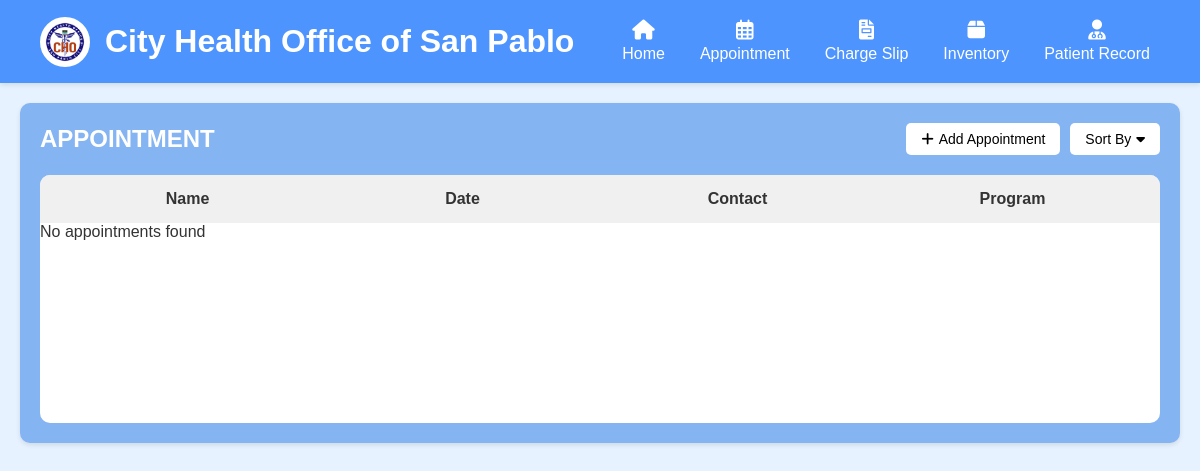
The app's page /appointment.php, older data.
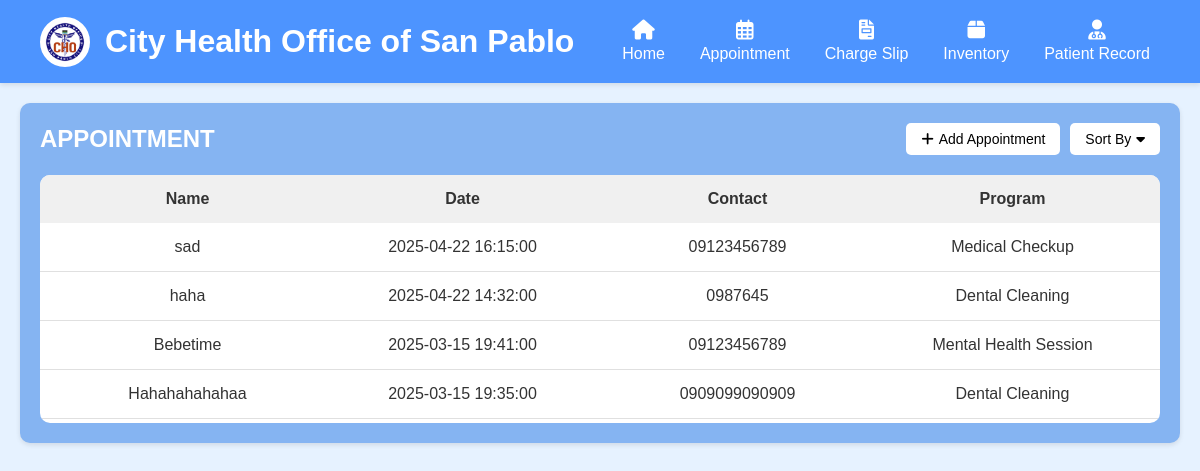
The same page, newer data.
### tables this page shows
CREATE TABLE `appointments` (
  `id` int(11) NOT NULL,
  `program` varchar(255) NOT NULL,
  `name` varchar(255) NOT NULL,
  `address` text NOT NULL,
  `contact` varchar(100) NOT NULL,
  `appointment_date` datetime NOT NULL,
  `created_at` timestamp NOT NULL DEFAULT current_timestamp()
);

### db_conn.php (the view, shortened to what this page needs)
<?php
$servername = "localhost";
$username = "";
$password = "";
$dbname = "mhodb";
function connect_db() {
    global $servername, $username, $password, $dbname;
    $conn = new mysqli($servername, $username, $password, $dbname);
    return $conn;
}
function fetch_appointments() {
    $conn = connect_db();
    $sort = isset($_GET['sort']) ? $_GET['sort'] : 'date_desc';
    switch ($sort) {
        case 'date_desc':
            $order_by = "appointment_date DESC";
            break;
    }
    $sql = "SELECT id, program, name, address, contact, appointment_date FROM appointments ORDER BY $order_by";
    $result = $conn->query($sql);
    if ($result->num_rows > 0) {
        while($row = mysqli_fetch_assoc($result)) {
            echo '<div class="table-row">';
            echo '<div>' . htmlspecialchars($row["name"]) . '</div>';
            echo '<div>' . htmlspecialchars($row["appointment_date"]) . '</div>';
            echo '<div>' . htmlspecialchars($row["contact"]) . '</div>';
            echo '<div>' . htmlspecialchars($row["program"]) . '</div>';
            echo '</div>';
        }
    } else {
        echo '<div class="no-appointments">No appointments found</div>';
    }
}
?>

### appointment.php (shortened to what this page needs)
<!DOCTYPE html>
<html lang="en">
<head>
    <link rel="stylesheet" href="Style/appointment.css">
    <link rel="stylesheet" href="Style/headerstyles.css">
    <link rel="stylesheet" href="https://cdnjs.cloudflare.com/ajax/libs/font-awesome/6.0.0/css/all.min.css">
</head>
<body>
    <?php include 'includes/header.php'; ?>
    <main>
        <div class="appointment-container">
            <div class="appointment-header">
                <h1>APPOINTMENT</h1>
                <div class="header-actions">
                    <button id="addapp" onclick="window.location.href='create_appoint.php'">
                        <i class="fas fa-plus"></i> Add Appointment
                    </button>
                    <div class="sort-dropdown">
                        <button class="sort-btn">
                            Sort By <i class="fas fa-caret-down"></i>
                        </button>
                    </div>
                </div>
            </div>
            <div class="appointment-table">
                <div class="table-header">
                    <div>Name</div>
                    <div>Date</div>
                    <div>Contact</div>
                    <div>Program</div>
                </div>
                <div class="table-body">
                    <?php
                    include 'db_conn.php';
                    fetch_appointments();
                    ?>
                </div>
            </div>
        </div>
    </main>
</body>
</html>

### includes/header.php
<link rel="stylesheet" href="Style/headerstyles.css">
<header>
    <div class="logo-container">
        <div class="logo-img">
            <img src="/MHO/media/chologo.png" alt="CHO Logo">
        </div>
        <h1>City Health Office of San Pablo</h1>
    </div>
    <nav>
        <ul>
            <li><a href="index.php"><i class="fas fa-home"></i><span>Home</span></a></li>
            <li><a href="appointment.php"><i class="far fa-calendar-alt"></i><span>Appointment</span></a></li>
            <li><a href="cslip.php"><i class="fas fa-file-invoice"></i><span>Charge Slip</span></a></li>
            <li><a href="inventory.php"><i class="fas fa-box"></i><span>Inventory</span></a></li>
            <li><a href="#"><i class="fas fa-user-md"></i><span>Patient Record</span></a></li>
        </ul>
    </nav>
</header>

### Style/appointment.css (style rules this page uses)
* { margin: 0; padding: 0; box-sizing: border-box; font-family: Arial, sans-serif; }
body { background-color: #e6f2ff; }
main { padding: 20px; }
.appointment-container { background-color: #85b4f2; border-radius: 10px; padding: 20px; margin-bottom: 20px; box-shadow: 0 2px 5px rgba(0,0,0,0.1); }
.appointment-header { display: flex; justify-content: space-between; align-items: center; margin-bottom: 20px; }
.appointment-header h1 { font-size: 24px; font-weight: bold; color: white; }
.header-actions { display: flex; gap: 10px; }
#addapp { background-color: white; color: black; padding: 8px 15px; border: none; border-radius: 5px; cursor: pointer; font-size: 14px; display: flex; align-items: center; gap: 5px; }
.sort-dropdown { position: relative; display: inline-block; }
.sort-btn { background-color: white; border: none; padding: 8px 15px; border-radius: 5px; cursor: pointer; display: flex; align-items: center; gap: 5px; font-size: 14px; }
.appointment-table { background-color: white; border-radius: 10px; overflow: hidden; }
.table-header { display: flex; background-color: #f0f0f0; padding: 15px 10px; }
.table-header div { flex: 1; text-align: center; font-weight: bold; }
.table-body { min-height: 200px; }
.table-row { display: flex; padding: 15px 10px; border-bottom: 1px solid #e0e0e0; }
.table-row div { flex: 1; text-align: center; overflow: hidden; text-overflow: ellipsis; white-space: nowrap; padding: 0 5px; }

### Style/headerstyles.css (style rules this page uses)
body { background-color: #e6f2ff; color: #333; }
header { display: flex; justify-content: space-between; align-items: center; padding: 15px 40px; background-color: #4d94ff; color: white; box-shadow: 0 2px 5px rgba(0, 0, 0, 0.1); }
.logo-container { display: flex; align-items: center; }
.logo-img { width: 50px; height: 50px; border-radius: 50%; overflow: hidden; background-color: white; margin-right: 15px; display: flex; align-items: center; justify-content: center; border: 2px solid white; }
.logo-img img { width: 100%; height: 100%; object-fit: cover; }
nav ul { display: flex; list-style: none; gap: 15px; }
nav ul li a { display: flex; flex-direction: column; align-items: center; text-decoration: none; color: white; padding: 5px 10px; border-radius: 5px; transition: all 0.3s ease; }
nav ul li a i { font-size: 20px; margin-bottom: 5px; }

Row changes from the older to the newer data that the page shows:
added appointments: name "sad", appointment_date "2025-04-22 16:15:00", contact "09123456789", program "Medical Checkup"
added appointments: name "haha", appointment_date "2025-04-22 14:32:00", contact "0987645", program "Dental Cleaning"
added appointments: name "Bebetime", appointment_date "2025-03-15 19:41:00", contact "09123456789", program "Mental Health Session"
added appointments: name "Hahahahahahaa", appointment_date "2025-03-15 19:35:00", contact "0909099090909", program "Dental Cleaning"
Text that changed along with them:
text no longer shown: "No appointments found"
